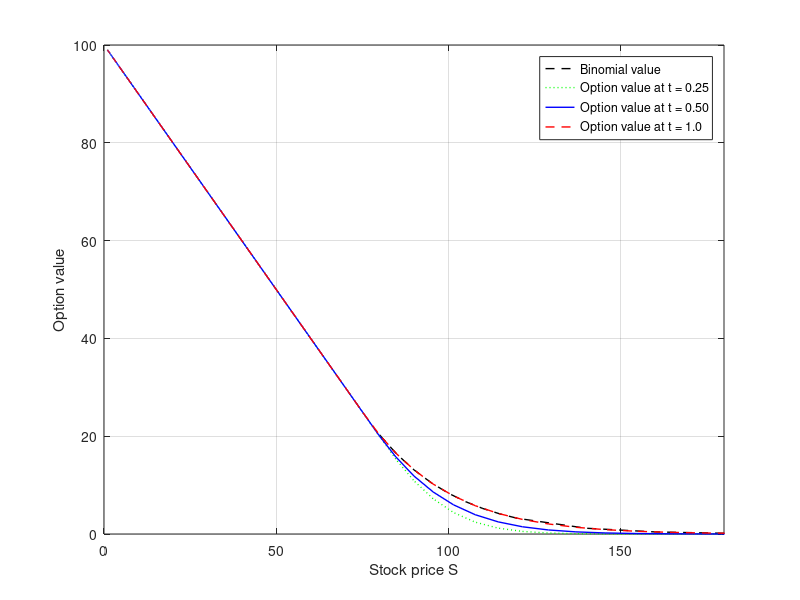
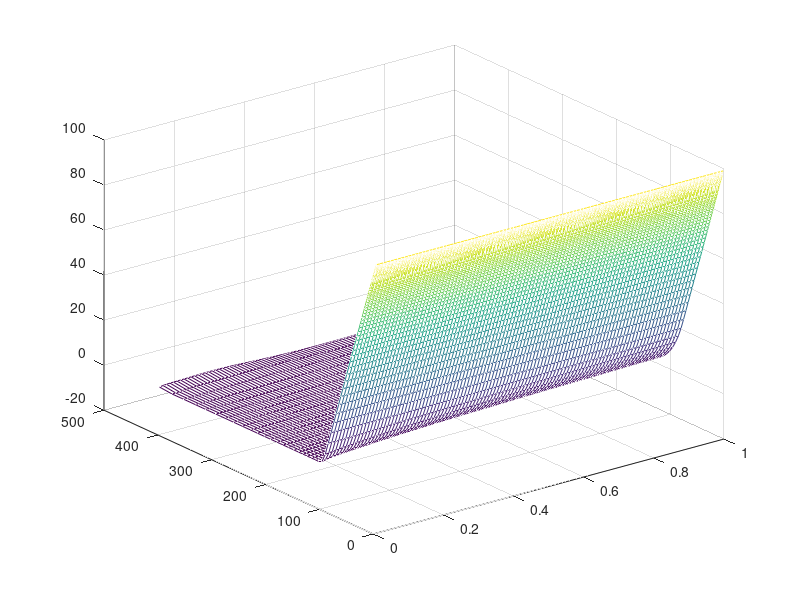

MATLAB code to generate these figures, in order:
clc;
close all;
clear all;
X = 100; r = 0.1; sigma = 0.30;
T = 1;
N =101;
M = 100;
y = linspace(0,6,N);
S = exp(y);
%S = linspace(1,exp(6),N);
dt = T/M;
dy = y(2)-y(1);
%dy = log(30)/(N-1);
c = 6;
[call, put] = blsprice(S,X,r,T,sigma);
% bino = [20.2689; 16.3467; 13.1228; 10.4847; 8.3348; 6.6071; 5.2091; 4.0976; 3.2059; 1.1789; 0.4231; 0.1501; 0.0529];
phi = zeros(N,N);
for j = 1:N
    y(j) = (j-1)*dy;
end
for i = 1:N
    for j = 1:N
        phi(i,j) = exp(-c^2*(y(i)-y(j))^2);
    end
end
%L =  zeros(N,N);
Ly =  zeros(N,N);
Lyy =  zeros(N,N);
L = phi;
for i = 1:N
    for j = 1:N
        Ly(i,j) = -2*c^2*(y(i)-y(j))*exp(-(c*(y(i)-y(j)))^2);
    end
end
for i = 1:N
    for j = 1:N
        Lyy(i,j) = 2*c^2*exp(-(c*(y(i)-y(j)))^2)*(2*c^2*(y(i)-y(j))^2 - 1);
    end
end
P=r*(eye(N))-(0.5*sigma^2)*(pinv(L)*Lyy)-(r-(0.5*sigma^2))*(pinv(L)*Ly);
Uo = max(X-S,0);
%alphao = zeros(N,1);
alphao = pinv(L)*Uo';
alpha = zeros(N,1);
t = (1:M)*dt;
Unn = zeros(N,M);
for n = 1:M
    F1 = -dt*P*alphao;
    F2 = -dt*P*(alphao + 0.5*F1);
    alpha = alphao + 0.5*(F1 + F2);
    Un = L*alpha;
    for i = 1:N
        Un(i) = max(X- S(i), Un(i));
    end
    for j = 1:N
        Unn(j,n) = Un(j);
    end
    alpha = L\Un;
    alphao = alpha;
end
A = [20.2689; 
   16.3467 ;
  13.1228;
  10.4847;
  8.3348 ;
   6.6071 ;
   5.2091 ;
   4.0976 ;
   3.2059 ;
   1.1789 ;
   0.4231 ;
   0.1502];
B = [20.2814;
  16.3552 ;
  13.1124 ;
 10.5051 ;
  8.3855;
  6.6652 ;
 5.2627;
  4.1108; 
  3.2419 ;
   1.2024;
   0.437 ;
  0.1641
  ];
tmp = 0;
for i = 1:12
    sum = tmp + (abs(A(i)-B(i)))^2;
    tmp = sum;
end
RMSE = sqrt(sum/12);
S1 = [80;85;90;95;100;105;110;115;120;140;160;180];
figure(1)
plot(S1,A,'--k','linewidth',1)
hold on
grid on
plot(S,Unn(:,M/4),':g','linewidth',1)
hold on
plot(S,Unn(:,round(M/2)),'-b','linewidth',1)
hold on
plot(S,Unn(:,M),'--r','linewidth',1)
hold on
axis([0 180 0 100])
hold off
xlabel('Stock price S')
ylabel('Option value')

legend('Binomial value','Option value at t = 0.25','Option value at t = 0.50','Option value at t = 1.0')

figure(2)
mesh(t,S,Unn)